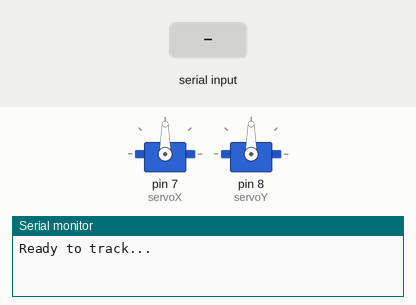
Simulated run of this sketch. Board: Arduino Uno, built with avr-gcc and run on an emulated ATmega328P. Parts: 2 × servo, the last lines printed to the serial monitor. The test bench sets the inputs (shaded band).

Above: at 1.2 s.
1.3 s: "90,45\n" received over Serial
At 2.4 s:
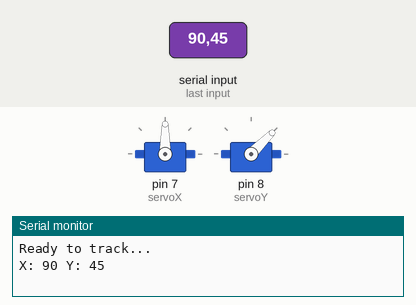
2.8 s: "30,150\n" received over Serial
At 3.5 s:
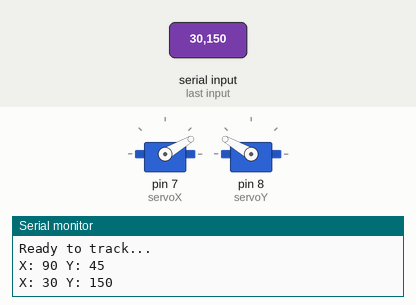
4.3 s: "1,90\n" received over Serial
At 4.6 s:
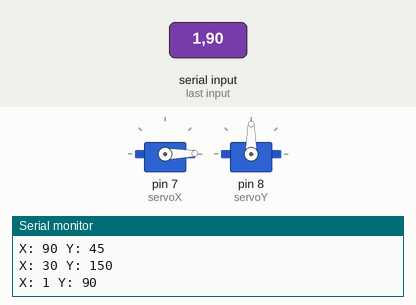
Timing chart, 0 to 7.3 s (numbered marks = the images above; inputs shaded):
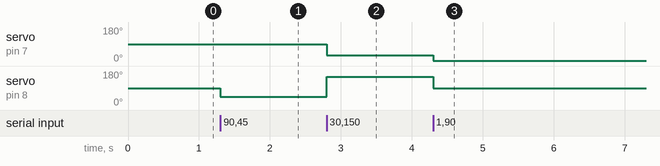

The sketch:

terret.ino
```cpp
#include <Servo.h>

Servo servoX;  // Pan
Servo servoY;  // Tilt

int xAngle = 90;
int yAngle = 90;
String inputString = "";

void setup() {
  Serial.begin(115200);
  servoX.attach(7);
  servoY.attach(8);

  servoX.write(xAngle);
  servoY.write(yAngle);
  Serial.println("Ready to track...");
}

void loop() {
  while (Serial.available() > 0) {
    char c = Serial.read();
    if (c == '\n') {
      // Parse "x,y"
      int commaIndex = inputString.indexOf(',');
      if (commaIndex > 0) {
        xAngle = inputString.substring(0, commaIndex).toInt();
        yAngle = inputString.substring(commaIndex + 1).toInt();

        // Clamp values (0–180)
        xAngle = constrain(xAngle, 0, 180);
        yAngle = constrain(yAngle, 0, 180);

        servoX.write(xAngle);
        servoY.write(yAngle);
        Serial.print("X: ");
        Serial.print(xAngle);
        Serial.print(" Y: ");
        Serial.println(yAngle);
      }
      inputString = "";
    } else {
      inputString += c;
    }
  }
}
```

Measured:
- after the input at 1.3 s, servo on pin 8 (servoY): 90° → 45° at once
- after the input at 2.8 s, servo on pin 7 (servoX): 90° → 30° at once; servo on pin 8 (servoY): 45° → 150° at once
- after the input at 4.3 s, servo on pin 7 (servoX): 30° → 1° at once; servo on pin 8 (servoY): 150° → 90° at once
